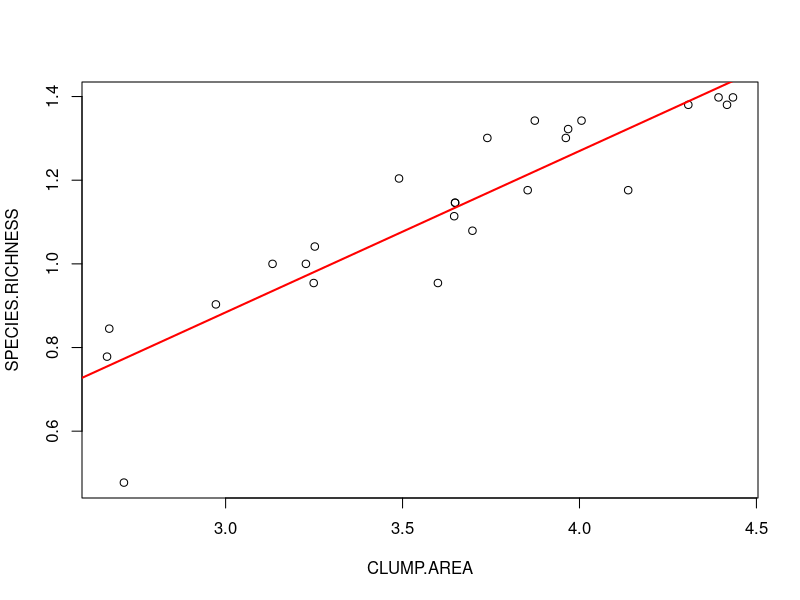

Generate this figure with R: (Note: this script raises an error after producing the figure.)
## ---- chunk 1
mussel <- read.csv("data/MusselClumpData.csv")
## ---- chunk 2
#the formula for fitting a linear model is responsevariable ~ predictorvariable
fit1 <- lm(mussel$SPECIES.RICHNESS ~ mussel$CLUMP.AREA)

# Look at the output from the lm() function. It contains the estimates for B0(intercept estimate) and B1 (sample estimate of the slope).
fit1
## ---- chunk 3
summary(fit1)
## ---- chunk 4
plot(mussel)
abline(fit1, col = "red", lwd = 2)
## ---- chunk 5
anova(fit1) #look familiar?
## ---- chunk 6
beetle <- 
## ---- chunk 7

## ---- chunk 8
colnames(beetle) <- c("humidity", "wt_loss")

## ---- chunk 9
#then we have to ask R to "turn on" the package
library(ggplot2)
ggplot(aes(x = humidity, y = wt_loss), data=beetle) + geom_point() + xlab("Relative Humidity (%)") + ylab("Mean Beetle Weight Loss (mg)")
## ---- chunk 10
#remember the formula for fitting a linear model is responsevariable ~ predictorvariable


# Look at the output from the lm() function. It contains the estimates for B0(intercept estimate) and B1 (sample estimate of the slope).
fit2
## ---- chunk 11
summary(fit2)
anova(fit2)
## ---- chunk 12
ggplot(aes(x = humidity, y = wt_loss), data = beetle) + geom_point() + geom_smooth(method = lm) + xlab("Relative Humidity (%)") + ylab("Mean Beetle Weight Loss (mg)") #note the only command we added to the previous ggplot code is geom_smooth(method = lm)

#You'll notice that there are confidence intervals around the line. If you don't want these displayed, set "se = FALSE" like this: 

ggplot(aes(x = humidity, y = wt_loss), data = beetle) + geom_point() + geom_smooth(method = lm, se = FALSE) + xlab("Relative Humidity (%)") + ylab("Mean Beetle Weight Loss (mg)")

# The default color for the line is blue. You can change this by setting "colour" = some other color. For example: 

ggplot(aes(x = humidity, y = wt_loss), data = beetle) + geom_point() + geom_smooth(method = lm, colour = "red", se = FALSE) + xlab("Relative Humidity (%)") + ylab("Mean Beetle Weight Loss (mg)")
## ---- chunk 13
#### Export as is ####
#for this function to work best, you should save the desired plot as an object
BeetleRegPlot <- ggplot(aes(x = humidity, y = wt_loss), data = beetle) + geom_point() + geom_smooth(method = lm, colour = "red", se = FALSE) + xlab("Relative Humidity (%)") + ylab("Mean Beetle Weight Loss (mg)")

ggsave("BeetleRegPlot.tiff", BeetleRegPlot)
#tiff files are the highest quality, but jpg and png are also good
#if you navigate to your working directory on your computer you should now find the regression plot as a tiff file

#there are a lot of ways to alter the aesthetics of ggplots, you just have to google what you want to do and it should be easy to find the answers. One change I use a lot is making the background transparent. To do that, you need to add the following commands to the plot (notice we can call the plot to add elements rather than having to copy and paste the entire code again)

#### Export with transparent background ####
BeetleRegPlot + theme(axis.text.x = element_text(angle = 90))+
  theme(
    panel.background = element_rect(fill='transparent'), #transparent panel bg
    plot.background = element_rect(fill='transparent', color=NA), #transparent plot bg
    panel.grid.major = element_blank(), #remove major gridlines
    panel.grid.minor = element_blank(), #remove minor gridlines
    legend.background = element_rect(fill='transparent'), #transparent legend bg
    legend.box.background = element_rect(fill='transparent')) #transparent legend panel

ggsave("BeetleRegPlotTransparent.tiff", BeetleRegPlot, bg='transparent')

